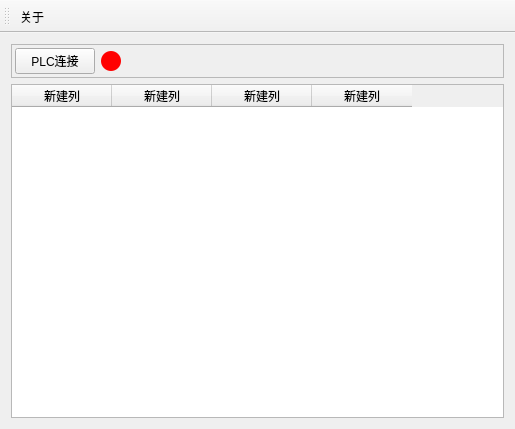
<?xml version="1.0" encoding="UTF-8"?>
<ui version="4.0">
 <class>MainWindow</class>
 <widget class="QMainWindow" name="MainWindow">
  <property name="geometry">
   <rect>
    <x>0</x>
    <y>0</y>
    <width>515</width>
    <height>429</height>
   </rect>
  </property>
  <property name="windowTitle">
   <string>MainWindow</string>
  </property>
  <widget class="QWidget" name="centralWidget">
   <layout class="QGridLayout" name="gridLayout">
    <item row="0" column="0">
     <widget class="QFrame" name="frame">
      <property name="frameShape">
       <enum>QFrame::StyledPanel</enum>
      </property>
      <property name="frameShadow">
       <enum>QFrame::Raised</enum>
      </property>
      <layout class="QHBoxLayout" name="horizontalLayout">
       <property name="leftMargin">
        <number>3</number>
       </property>
       <property name="topMargin">
        <number>3</number>
       </property>
       <property name="rightMargin">
        <number>3</number>
       </property>
       <property name="bottomMargin">
        <number>3</number>
       </property>
       <item>
        <widget class="QPushButton" name="pushButton_ConnectPLc">
         <property name="text">
          <string>PLC连接</string>
         </property>
        </widget>
       </item>
       <item>
        <widget class="QLabel" name="label_PlcConnectState">
         <property name="minimumSize">
          <size>
           <width>20</width>
           <height>20</height>
          </size>
         </property>
         <property name="maximumSize">
          <size>
           <width>20</width>
           <height>20</height>
          </size>
         </property>
         <property name="styleSheet">
          <string notr="true">background-color: rgb(255, 0, 0);
border-radius: 10px; </string>
         </property>
         <property name="text">
          <string/>
         </property>
        </widget>
       </item>
       <item>
        <spacer name="horizontalSpacer">
         <property name="orientation">
          <enum>Qt::Horizontal</enum>
         </property>
         <property name="sizeHint" stdset="0">
          <size>
           <width>40</width>
           <height>20</height>
          </size>
         </property>
        </spacer>
       </item>
      </layout>
     </widget>
    </item>
    <item row="1" column="0">
     <widget class="QTableWidget" name="tableWidgetPlcVarsList">
      <attribute name="verticalHeaderVisible">
       <bool>false</bool>
      </attribute>
      <column>
       <property name="text">
        <string>新建列</string>
       </property>
      </column>
      <column>
       <property name="text">
        <string>新建列</string>
       </property>
      </column>
      <column>
       <property name="text">
        <string>新建列</string>
       </property>
      </column>
      <column>
       <property name="text">
        <string>新建列</string>
       </property>
      </column>
     </widget>
    </item>
   </layout>
  </widget>
  <widget class="QToolBar" name="mainToolBar">
   <attribute name="toolBarArea">
    <enum>TopToolBarArea</enum>
   </attribute>
   <attribute name="toolBarBreak">
    <bool>false</bool>
   </attribute>
   <addaction name="action"/>
  </widget>
  <action name="action">
   <property name="text">
    <string>关于</string>
   </property>
  </action>
 </widget>
 <layoutdefault spacing="6" margin="11"/>
 <resources/>
 <connections/>
</ui>
